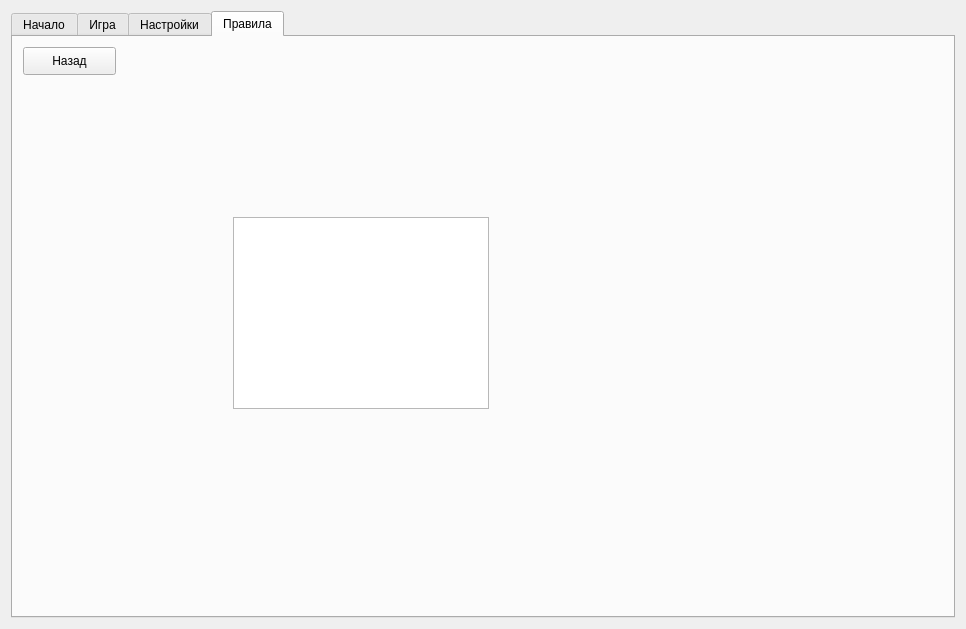
<?xml version="1.0" encoding="UTF-8"?>
<ui version="4.0">
 <class>Widget</class>
 <widget class="QWidget" name="Widget">
  <property name="geometry">
   <rect>
    <x>0</x>
    <y>0</y>
    <width>966</width>
    <height>629</height>
   </rect>
  </property>
  <property name="windowTitle">
   <string>Widget</string>
  </property>
  <layout class="QGridLayout" name="gridLayout_2">
   <item row="0" column="0">
    <widget class="QTabWidget" name="tabWidget">
     <property name="currentIndex">
      <number>3</number>
     </property>
     <widget class="QWidget" name="tab">
      <attribute name="title">
       <string>Начало</string>
      </attribute>
      <layout class="QGridLayout" name="gridLayout_3">
       <item row="2" column="1">
        <widget class="QPushButton" name="helpButton">
         <property name="text">
          <string>Настройки</string>
         </property>
        </widget>
       </item>
       <item row="0" column="1">
        <spacer name="verticalSpacer_2">
         <property name="orientation">
          <enum>Qt::Vertical</enum>
         </property>
         <property name="sizeHint" stdset="0">
          <size>
           <width>20</width>
           <height>40</height>
          </size>
         </property>
        </spacer>
       </item>
       <item row="3" column="1">
        <widget class="QPushButton" name="settingsButton">
         <property name="text">
          <string>Правила</string>
         </property>
        </widget>
       </item>
       <item row="1" column="1">
        <widget class="QPushButton" name="gameButton">
         <property name="text">
          <string>Играть</string>
         </property>
        </widget>
       </item>
       <item row="4" column="1">
        <spacer name="verticalSpacer">
         <property name="orientation">
          <enum>Qt::Vertical</enum>
         </property>
         <property name="sizeHint" stdset="0">
          <size>
           <width>20</width>
           <height>40</height>
          </size>
         </property>
        </spacer>
       </item>
       <item row="1" column="0">
        <spacer name="horizontalSpacer">
         <property name="orientation">
          <enum>Qt::Horizontal</enum>
         </property>
         <property name="sizeHint" stdset="0">
          <size>
           <width>40</width>
           <height>20</height>
          </size>
         </property>
        </spacer>
       </item>
       <item row="2" column="2">
        <spacer name="horizontalSpacer_2">
         <property name="orientation">
          <enum>Qt::Horizontal</enum>
         </property>
         <property name="sizeHint" stdset="0">
          <size>
           <width>40</width>
           <height>20</height>
          </size>
         </property>
        </spacer>
       </item>
      </layout>
     </widget>
     <widget class="QWidget" name="tab_2">
      <attribute name="title">
       <string>Игра</string>
      </attribute>
      <layout class="QVBoxLayout" name="verticalLayout">
       <item>
        <widget class="QPushButton" name="BackButton_1">
         <property name="sizePolicy">
          <sizepolicy hsizetype="Fixed" vsizetype="Fixed">
           <horstretch>0</horstretch>
           <verstretch>0</verstretch>
          </sizepolicy>
         </property>
         <property name="text">
          <string>Назад</string>
         </property>
        </widget>
       </item>
       <item>
        <layout class="QHBoxLayout" name="horizontalLayout">
         <item>
          <widget class="QLabel" name="label">
           <property name="sizePolicy">
            <sizepolicy hsizetype="Fixed" vsizetype="Fixed">
             <horstretch>0</horstretch>
             <verstretch>0</verstretch>
            </sizepolicy>
           </property>
           <property name="minimumSize">
            <size>
             <width>40</width>
             <height>40</height>
            </size>
           </property>
           <property name="maximumSize">
            <size>
             <width>40</width>
             <height>40</height>
            </size>
           </property>
           <property name="text">
            <string>1</string>
           </property>
           <property name="alignment">
            <set>Qt::AlignCenter</set>
           </property>
          </widget>
         </item>
         <item>
          <widget class="QLabel" name="label_3">
           <property name="sizePolicy">
            <sizepolicy hsizetype="Fixed" vsizetype="Fixed">
             <horstretch>0</horstretch>
             <verstretch>0</verstretch>
            </sizepolicy>
           </property>
           <property name="minimumSize">
            <size>
             <width>40</width>
             <height>40</height>
            </size>
           </property>
           <property name="maximumSize">
            <size>
             <width>40</width>
             <height>40</height>
            </size>
           </property>
           <property name="text">
            <string>2</string>
           </property>
           <property name="alignment">
            <set>Qt::AlignCenter</set>
           </property>
          </widget>
         </item>
         <item>
          <widget class="QLabel" name="label_2">
           <property name="sizePolicy">
            <sizepolicy hsizetype="Fixed" vsizetype="Fixed">
             <horstretch>0</horstretch>
             <verstretch>0</verstretch>
            </sizepolicy>
           </property>
           <property name="minimumSize">
            <size>
             <width>40</width>
             <height>40</height>
            </size>
           </property>
           <property name="maximumSize">
            <size>
             <width>40</width>
             <height>40</height>
            </size>
           </property>
           <property name="text">
            <string>3</string>
           </property>
           <property name="alignment">
            <set>Qt::AlignCenter</set>
           </property>
          </widget>
         </item>
         <item>
          <spacer name="horizontalSpacer_5">
           <property name="orientation">
            <enum>Qt::Horizontal</enum>
           </property>
           <property name="sizeHint" stdset="0">
            <size>
             <width>40</width>
             <height>20</height>
            </size>
           </property>
          </spacer>
         </item>
        </layout>
       </item>
       <item>
        <widget class="QListWidget" name="listWidget"/>
       </item>
      </layout>
     </widget>
     <widget class="QWidget" name="tab_3">
      <attribute name="title">
       <string>Настройки</string>
      </attribute>
      <layout class="QGridLayout" name="gridLayout_5">
       <item row="2" column="1">
        <widget class="QRadioButton" name="radioButton">
         <property name="text">
          <string>Вкл</string>
         </property>
         <property name="checked">
          <bool>true</bool>
         </property>
        </widget>
       </item>
       <item row="1" column="0">
        <widget class="QLabel" name="label_8">
         <property name="text">
          <string>Настройки</string>
         </property>
        </widget>
       </item>
       <item row="3" column="0">
        <spacer name="verticalSpacer_5">
         <property name="orientation">
          <enum>Qt::Vertical</enum>
         </property>
         <property name="sizeHint" stdset="0">
          <size>
           <width>20</width>
           <height>40</height>
          </size>
         </property>
        </spacer>
       </item>
       <item row="2" column="0">
        <widget class="QLabel" name="label_7">
         <property name="text">
          <string>Звук</string>
         </property>
        </widget>
       </item>
       <item row="2" column="3">
        <spacer name="horizontalSpacer_6">
         <property name="orientation">
          <enum>Qt::Horizontal</enum>
         </property>
         <property name="sizeHint" stdset="0">
          <size>
           <width>40</width>
           <height>20</height>
          </size>
         </property>
        </spacer>
       </item>
       <item row="2" column="2">
        <widget class="QRadioButton" name="radioButton_2">
         <property name="text">
          <string>Выкл</string>
         </property>
        </widget>
       </item>
       <item row="0" column="0">
        <widget class="QPushButton" name="BackButton_2">
         <property name="text">
          <string>Назад</string>
         </property>
        </widget>
       </item>
      </layout>
     </widget>
     <widget class="QWidget" name="tab_4">
      <attribute name="title">
       <string>Правила</string>
      </attribute>
      <widget class="QTextBrowser" name="textBrowser">
       <property name="geometry">
        <rect>
         <x>220</x>
         <y>180</y>
         <width>256</width>
         <height>192</height>
        </rect>
       </property>
      </widget>
      <widget class="QPushButton" name="BackButton_3">
       <property name="enabled">
        <bool>true</bool>
       </property>
       <property name="geometry">
        <rect>
         <x>10</x>
         <y>10</y>
         <width>93</width>
         <height>28</height>
        </rect>
       </property>
       <property name="text">
        <string>Назад</string>
       </property>
      </widget>
     </widget>
    </widget>
   </item>
  </layout>
 </widget>
 <resources/>
 <connections/>
</ui>
